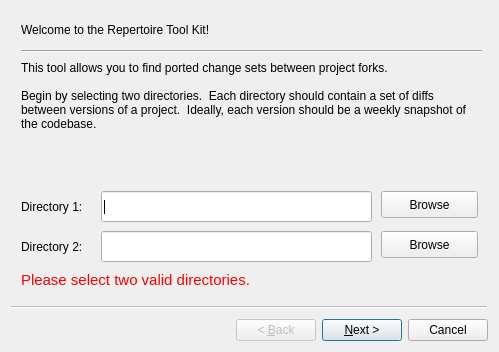
<?xml version="1.0" encoding="UTF-8"?>
<ui version="4.0">
 <class>RepWizard</class>
 <widget class="QWizard" name="RepWizard">
  <property name="geometry">
   <rect>
    <x>0</x>
    <y>0</y>
    <width>499</width>
    <height>352</height>
   </rect>
  </property>
  <property name="windowTitle">
   <string>Repertoire Tool Kit</string>
  </property>
  <widget class="QWizardPage" name="page0">
   <attribute name="pageId">
    <string notr="true">0</string>
   </attribute>
   <widget class="QLabel" name="welcomeLabel">
    <property name="geometry">
     <rect>
      <x>10</x>
      <y>10</y>
      <width>251</width>
      <height>17</height>
     </rect>
    </property>
    <property name="text">
     <string>Welcome to the Repertoire Tool Kit!</string>
    </property>
   </widget>
   <widget class="QLineEdit" name="directory0Line">
    <property name="geometry">
     <rect>
      <x>90</x>
      <y>180</y>
      <width>271</width>
      <height>31</height>
     </rect>
    </property>
    <property name="text">
     <string/>
    </property>
   </widget>
   <widget class="QLabel" name="directory0Label">
    <property name="geometry">
     <rect>
      <x>10</x>
      <y>180</y>
      <width>91</width>
      <height>31</height>
     </rect>
    </property>
    <property name="text">
     <string>Directory 1:</string>
    </property>
   </widget>
   <widget class="QPushButton" name="browseButton0">
    <property name="geometry">
     <rect>
      <x>370</x>
      <y>180</y>
      <width>97</width>
      <height>27</height>
     </rect>
    </property>
    <property name="text">
     <string>Browse</string>
    </property>
   </widget>
   <widget class="QLabel" name="page0Instructions">
    <property name="geometry">
     <rect>
      <x>10</x>
      <y>50</y>
      <width>461</width>
      <height>111</height>
     </rect>
    </property>
    <property name="text">
     <string>This tool allows you to find ported change sets between project forks.

Begin by selecting two directories.  Each directory should contain a set of diffs between versions of a project.  Ideally, each version should be a weekly snapshot of the codebase.</string>
    </property>
    <property name="alignment">
     <set>Qt::AlignLeading|Qt::AlignLeft|Qt::AlignTop</set>
    </property>
    <property name="wordWrap">
     <bool>true</bool>
    </property>
   </widget>
   <widget class="QLineEdit" name="directory1Line">
    <property name="geometry">
     <rect>
      <x>90</x>
      <y>220</y>
      <width>271</width>
      <height>31</height>
     </rect>
    </property>
    <property name="text">
     <string/>
    </property>
   </widget>
   <widget class="Line" name="line">
    <property name="geometry">
     <rect>
      <x>10</x>
      <y>30</y>
      <width>461</width>
      <height>20</height>
     </rect>
    </property>
    <property name="sizePolicy">
     <sizepolicy hsizetype="Minimum" vsizetype="Fixed">
      <horstretch>0</horstretch>
      <verstretch>0</verstretch>
     </sizepolicy>
    </property>
    <property name="orientation">
     <enum>Qt::Horizontal</enum>
    </property>
   </widget>
   <widget class="QLabel" name="directory1Label">
    <property name="geometry">
     <rect>
      <x>10</x>
      <y>220</y>
      <width>91</width>
      <height>31</height>
     </rect>
    </property>
    <property name="text">
     <string>Directory 2:</string>
    </property>
   </widget>
   <widget class="QPushButton" name="browseButton1">
    <property name="geometry">
     <rect>
      <x>370</x>
      <y>220</y>
      <width>97</width>
      <height>27</height>
     </rect>
    </property>
    <property name="text">
     <string>Browse</string>
    </property>
   </widget>
   <widget class="QLabel" name="errorLabel0">
    <property name="geometry">
     <rect>
      <x>10</x>
      <y>260</y>
      <width>341</width>
      <height>17</height>
     </rect>
    </property>
    <property name="autoFillBackground">
     <bool>false</bool>
    </property>
    <property name="text">
     <string>&lt;!DOCTYPE HTML PUBLIC &quot;-//W3C//DTD HTML 4.0//EN&quot; &quot;http://www.w3.org/TR/REC-html40/strict.dtd&quot;&gt;
&lt;html&gt;&lt;head&gt;&lt;meta name=&quot;qrichtext&quot; content=&quot;1&quot; /&gt;&lt;style type=&quot;text/css&quot;&gt;
p, li { white-space: pre-wrap; }
&lt;/style&gt;&lt;/head&gt;&lt;body style=&quot; font-family:'Ubuntu'; font-size:11pt; font-weight:400; font-style:normal;&quot;&gt;
&lt;p style=&quot; margin-top:0px; margin-bottom:0px; margin-left:0px; margin-right:0px; -qt-block-indent:0; text-indent:0px;&quot;&gt;&lt;span style=&quot; color:#ff0000;&quot;&gt;Please select two valid directories.&lt;/span&gt;&lt;/p&gt;&lt;/body&gt;&lt;/html&gt;</string>
    </property>
   </widget>
  </widget>
  <widget class="QWizardPage" name="page1">
   <attribute name="pageId">
    <string notr="true">1</string>
   </attribute>
   <widget class="QLabel" name="page1Instructions">
    <property name="geometry">
     <rect>
      <x>10</x>
      <y>0</y>
      <width>461</width>
      <height>71</height>
     </rect>
    </property>
    <property name="text">
     <string>Repertoire processes data in a number of steps, and needs to create some temporary files to represent intermediate output.  Please select a directory to store temporary files in.</string>
    </property>
    <property name="alignment">
     <set>Qt::AlignLeading|Qt::AlignLeft|Qt::AlignTop</set>
    </property>
    <property name="wordWrap">
     <bool>true</bool>
    </property>
   </widget>
   <widget class="QLabel" name="tmpDirLabel">
    <property name="geometry">
     <rect>
      <x>10</x>
      <y>70</y>
      <width>91</width>
      <height>31</height>
     </rect>
    </property>
    <property name="text">
     <string>Directory:</string>
    </property>
   </widget>
   <widget class="QLineEdit" name="tmpDirLine">
    <property name="geometry">
     <rect>
      <x>90</x>
      <y>70</y>
      <width>271</width>
      <height>31</height>
     </rect>
    </property>
    <property name="text">
     <string/>
    </property>
   </widget>
   <widget class="QPushButton" name="browseButton2">
    <property name="geometry">
     <rect>
      <x>370</x>
      <y>70</y>
      <width>97</width>
      <height>27</height>
     </rect>
    </property>
    <property name="text">
     <string>Browse</string>
    </property>
   </widget>
   <widget class="QLabel" name="errorLabel1">
    <property name="geometry">
     <rect>
      <x>10</x>
      <y>120</y>
      <width>381</width>
      <height>17</height>
     </rect>
    </property>
    <property name="text">
     <string>&lt;!DOCTYPE HTML PUBLIC &quot;-//W3C//DTD HTML 4.0//EN&quot; &quot;http://www.w3.org/TR/REC-html40/strict.dtd&quot;&gt;
&lt;html&gt;&lt;head&gt;&lt;meta name=&quot;qrichtext&quot; content=&quot;1&quot; /&gt;&lt;style type=&quot;text/css&quot;&gt;
p, li { white-space: pre-wrap; }
&lt;/style&gt;&lt;/head&gt;&lt;body style=&quot; font-family:'Ubuntu'; font-size:11pt; font-weight:400; font-style:normal;&quot;&gt;
&lt;p style=&quot; margin-top:0px; margin-bottom:0px; margin-left:0px; margin-right:0px; -qt-block-indent:0; text-indent:0px;&quot;&gt;&lt;span style=&quot; color:#ff0000;&quot;&gt;Please select a valid temporary directory.&lt;/span&gt;&lt;/p&gt;&lt;/body&gt;&lt;/html&gt;</string>
    </property>
   </widget>
  </widget>
  <widget class="QWizardPage" name="page2">
   <attribute name="pageId">
    <string notr="true">2</string>
   </attribute>
   <widget class="QLabel" name="page2Instructions">
    <property name="geometry">
     <rect>
      <x>10</x>
      <y>10</y>
      <width>461</width>
      <height>61</height>
     </rect>
    </property>
    <property name="text">
     <string>Repertoire looks for similar patches in C++, Java, C, and header files.  What file extensions do these file types have in this particular project?</string>
    </property>
    <property name="alignment">
     <set>Qt::AlignLeading|Qt::AlignLeft|Qt::AlignTop</set>
    </property>
    <property name="wordWrap">
     <bool>true</bool>
    </property>
   </widget>
   <widget class="QLabel" name="page2JLabel">
    <property name="geometry">
     <rect>
      <x>10</x>
      <y>90</y>
      <width>67</width>
      <height>21</height>
     </rect>
    </property>
    <property name="text">
     <string>Java:</string>
    </property>
    <property name="alignment">
     <set>Qt::AlignBottom|Qt::AlignLeading|Qt::AlignLeft</set>
    </property>
   </widget>
   <widget class="QLabel" name="page2CLabel">
    <property name="geometry">
     <rect>
      <x>10</x>
      <y>130</y>
      <width>67</width>
      <height>21</height>
     </rect>
    </property>
    <property name="text">
     <string>C++/C:</string>
    </property>
    <property name="alignment">
     <set>Qt::AlignBottom|Qt::AlignLeading|Qt::AlignLeft</set>
    </property>
   </widget>
   <widget class="QLabel" name="page2HLabel">
    <property name="geometry">
     <rect>
      <x>10</x>
      <y>170</y>
      <width>71</width>
      <height>21</height>
     </rect>
    </property>
    <property name="text">
     <string>Headers:</string>
    </property>
    <property name="alignment">
     <set>Qt::AlignBottom|Qt::AlignLeading|Qt::AlignLeft</set>
    </property>
   </widget>
   <widget class="QLineEdit" name="jSuffLine">
    <property name="geometry">
     <rect>
      <x>90</x>
      <y>90</y>
      <width>113</width>
      <height>27</height>
     </rect>
    </property>
    <property name="text">
     <string>.java</string>
    </property>
   </widget>
   <widget class="QLineEdit" name="cSuffLine">
    <property name="geometry">
     <rect>
      <x>90</x>
      <y>130</y>
      <width>113</width>
      <height>27</height>
     </rect>
    </property>
    <property name="text">
     <string>.cxx</string>
    </property>
   </widget>
   <widget class="QLineEdit" name="hSuffLine">
    <property name="geometry">
     <rect>
      <x>90</x>
      <y>170</y>
      <width>113</width>
      <height>27</height>
     </rect>
    </property>
    <property name="text">
     <string>.hxx</string>
    </property>
   </widget>
  </widget>
  <widget class="QWizardPage" name="page3">
   <attribute name="pageId">
    <string notr="true">3</string>
   </attribute>
   <widget class="QLabel" name="page3Instructions">
    <property name="geometry">
     <rect>
      <x>10</x>
      <y>10</y>
      <width>461</width>
      <height>61</height>
     </rect>
    </property>
    <property name="text">
     <string>Repertoire uses ccFinder, a cutting edge clone detector, and needs to know where ccFinder can be found on this system.</string>
    </property>
    <property name="alignment">
     <set>Qt::AlignLeading|Qt::AlignLeft|Qt::AlignTop</set>
    </property>
    <property name="wordWrap">
     <bool>true</bool>
    </property>
   </widget>
   <widget class="QLineEdit" name="ccfxPathLine">
    <property name="geometry">
     <rect>
      <x>90</x>
      <y>60</y>
      <width>271</width>
      <height>31</height>
     </rect>
    </property>
    <property name="text">
     <string/>
    </property>
   </widget>
   <widget class="QPushButton" name="ccfxPathBtn">
    <property name="geometry">
     <rect>
      <x>370</x>
      <y>60</y>
      <width>97</width>
      <height>27</height>
     </rect>
    </property>
    <property name="text">
     <string>Browse</string>
    </property>
   </widget>
   <widget class="QLabel" name="ccfxPathLabel">
    <property name="geometry">
     <rect>
      <x>10</x>
      <y>60</y>
      <width>91</width>
      <height>31</height>
     </rect>
    </property>
    <property name="text">
     <string>Path:</string>
    </property>
   </widget>
   <widget class="QLabel" name="page3Instructions_2">
    <property name="geometry">
     <rect>
      <x>10</x>
      <y>110</y>
      <width>461</width>
      <height>61</height>
     </rect>
    </property>
    <property name="text">
     <string>ccFinder has a parameter that controls how long a code fragment must be before it is considered as a potential port.  You may customize this, but the default is fine.</string>
    </property>
    <property name="alignment">
     <set>Qt::AlignLeading|Qt::AlignLeft|Qt::AlignTop</set>
    </property>
    <property name="wordWrap">
     <bool>true</bool>
    </property>
   </widget>
   <widget class="QLabel" name="ccfxTokenLabel">
    <property name="geometry">
     <rect>
      <x>10</x>
      <y>180</y>
      <width>351</width>
      <height>31</height>
     </rect>
    </property>
    <property name="text">
     <string>Minimum token size of ports:</string>
    </property>
   </widget>
   <widget class="QComboBox" name="ccfxTokenCombo">
    <property name="enabled">
     <bool>true</bool>
    </property>
    <property name="geometry">
     <rect>
      <x>310</x>
      <y>180</y>
      <width>101</width>
      <height>31</height>
     </rect>
    </property>
    <property name="editable">
     <bool>true</bool>
    </property>
    <property name="currentIndex">
     <number>4</number>
    </property>
    <item>
     <property name="text">
      <string>5</string>
     </property>
    </item>
    <item>
     <property name="text">
      <string>10</string>
     </property>
    </item>
    <item>
     <property name="text">
      <string>20</string>
     </property>
    </item>
    <item>
     <property name="text">
      <string>30</string>
     </property>
    </item>
    <item>
     <property name="text">
      <string>40</string>
     </property>
    </item>
    <item>
     <property name="text">
      <string>50</string>
     </property>
    </item>
    <item>
     <property name="text">
      <string>60</string>
     </property>
    </item>
    <item>
     <property name="text">
      <string>70</string>
     </property>
    </item>
    <item>
     <property name="text">
      <string>80</string>
     </property>
    </item>
    <item>
     <property name="text">
      <string>90</string>
     </property>
    </item>
    <item>
     <property name="text">
      <string>100</string>
     </property>
    </item>
   </widget>
   <widget class="QLabel" name="errorLabel_ccfx">
    <property name="enabled">
     <bool>true</bool>
    </property>
    <property name="geometry">
     <rect>
      <x>10</x>
      <y>230</y>
      <width>381</width>
      <height>41</height>
     </rect>
    </property>
    <property name="text">
     <string>&lt;!DOCTYPE HTML PUBLIC &quot;-//W3C//DTD HTML 4.0//EN&quot; &quot;http://www.w3.org/TR/REC-html40/strict.dtd&quot;&gt;
&lt;html&gt;&lt;head&gt;&lt;meta name=&quot;qrichtext&quot; content=&quot;1&quot; /&gt;&lt;style type=&quot;text/css&quot;&gt;
p, li { white-space: pre-wrap; }
&lt;/style&gt;&lt;/head&gt;&lt;body style=&quot; font-family:'Ubuntu'; font-size:11pt; font-weight:400; font-style:normal;&quot;&gt;
&lt;p style=&quot; color:red;&quot;&gt;Could not run ccFinder from selected path.&lt;/p&gt;&lt;/body&gt;&lt;/html&gt;</string>
    </property>
   </widget>
  </widget>
  <widget class="QWizardPage" name="workingPage">
   <attribute name="pageId">
    <string notr="true">4</string>
   </attribute>
   <widget class="QLabel" name="workingInstructions">
    <property name="geometry">
     <rect>
      <x>10</x>
      <y>10</y>
      <width>461</width>
      <height>111</height>
     </rect>
    </property>
    <property name="text">
     <string>Repertoire is currently processing your data; this may take some time.  Consider playing some soothing music or getting some coffee.</string>
    </property>
    <property name="alignment">
     <set>Qt::AlignLeading|Qt::AlignLeft|Qt::AlignTop</set>
    </property>
    <property name="wordWrap">
     <bool>true</bool>
    </property>
   </widget>
   <widget class="QProgressBar" name="progressBar">
    <property name="geometry">
     <rect>
      <x>10</x>
      <y>250</y>
      <width>461</width>
      <height>23</height>
     </rect>
    </property>
    <property name="value">
     <number>24</number>
    </property>
    <property name="orientation">
     <enum>Qt::Horizontal</enum>
    </property>
    <property name="invertedAppearance">
     <bool>false</bool>
    </property>
    <property name="textDirection">
     <enum>QProgressBar::TopToBottom</enum>
    </property>
   </widget>
   <widget class="QLabel" name="progressLabel">
    <property name="geometry">
     <rect>
      <x>10</x>
      <y>216</y>
      <width>461</width>
      <height>21</height>
     </rect>
    </property>
    <property name="text">
     <string>Progress messages will go here.</string>
    </property>
   </widget>
  </widget>
  <widget class="QWizardPage" name="pageF"/>
 </widget>
 <resources/>
 <connections/>
</ui>
